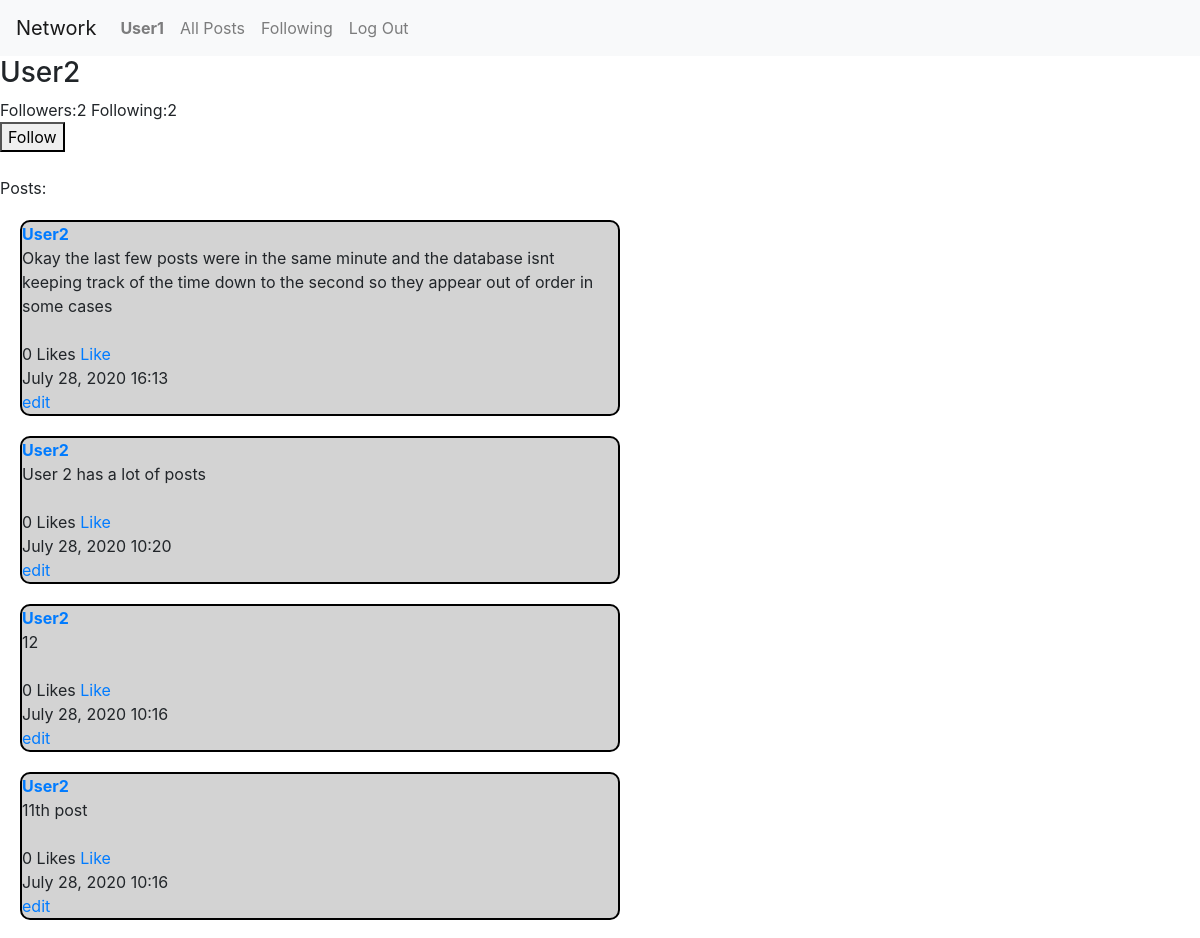
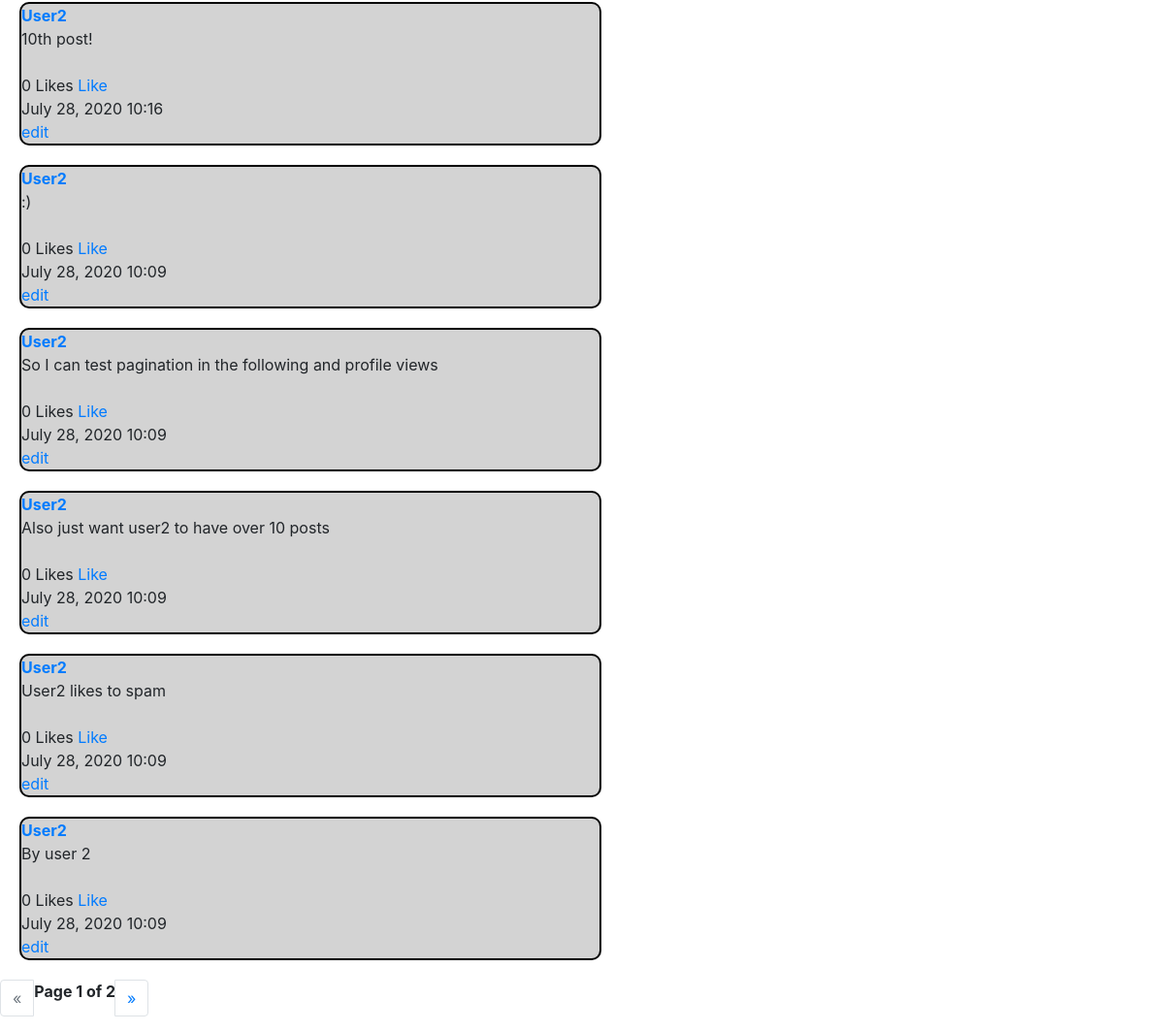
Page /User2 (signed in) on the committed database (2 pictures, top to bottom).
### network/models.py (models this page shows, shortened)
class User(AbstractUser):
    pass

class Post(models.Model):
    user = models.ForeignKey(User, on_delete=models.CASCADE, related_name="auth")
    post = models.CharField(max_length = 140)
    likes = models.IntegerField(default=0, blank=True, null=True)
    time = models.CharField(max_length = 40, null=True)
    class Meta:
        ordering = ['-time']

### network/views.py (the view, shortened to what this page needs)
# urls.py: path("<str:username>", views.profile, name="profile")
def profile(request, username):
    username = get_object_or_404(User, username=username)
    current_user = request.user
    current_user_following = username.user_following.filter(user_followed=current_user).exists()
    if current_user == username:
        user_self = True
    else:
        user_self = False
    if current_user_following:
        print(current_user, ' follows ', username, '?: ', current_user_following)
        follow_status = "Unfollow"
    else:
        print(current_user, ' follows ', username, '?: ', current_user_following)
        follow_status = "Follow"
    posts = Post.objects.filter(user_id=username).order_by('-id')
    paginator = Paginator(posts, 10)
    page = request.GET.get('page')
    posts = paginator.get_page(page)
    followers = username.user_following.all().count()
    following = username.user_followed.all().count()
    return render(request, "network/profile.html", {
    "username": username,
    "posts": posts,
    "follow_status": follow_status,
    "followers": followers,
    "following": following,
    "user_self": user_self
    })

### network/templates/network/profile.html (shortened to what this page needs)
{% extends "network/layout.html" %}
{% block body %}
{% if user.is_authenticated %}
<h3>{{ username }}</h3>
Followers:{{ followers }}
Following:{{ following }}
{% if user_self == True %}
<form class="follow" action="" method="post">
  <button type="submit" name="button"disabled>Follow</button>
  <input type="hidden" name="" value="follow_form">
  {% csrf_token %}
</form>
{% elif user_self == False %}
<form class="follow" action="" method="post">
  <button type="submit" name="button">{{ follow_status }}</button>
</form>
{% endif %}
<br>
Posts:
<br>
{% for post in posts %}
  <div class="post">
    <a href="{% url 'profile' username=post.user %}"><strong>{{ post.user }}</strong></a>
    <br>
    <div id="post-text">
      {{ post.post }}
    </div>
    <br>
    <div class="like">
      {{ post.likes }} Likes
      <a href=""class="likes">Like</a>
    </div>
    {{ post.time }}
    <br><a href="#"onclick="editPost()">edit</a>
  </div>
{% endfor %}
{% endif %}
{% endblock %}

### network/templates/network/layout.html (shortened to what this page needs)
{% load static %}
<!DOCTYPE html>
<html lang="en">
    <head>
        <link rel="stylesheet" href="https://stackpath.bootstrapcdn.com/bootstrap/4.4.1/css/bootstrap.min.css">
        <link href="{% static 'network/styles.css' %}" rel="stylesheet">
    </head>
    <body>
        <nav class="navbar navbar-expand-lg navbar-light bg-light">
            <a class="navbar-brand" href="#">Network</a>
            <div>
              <ul class="navbar-nav mr-auto">
                {% if user.is_authenticated %}
                    <li class="nav-item">
                        <a class="nav-link" href="{{ user.username }}"><strong>{{ user.username }}</strong></a>
                    </li>
                {% endif %}
                <li class="nav-item">
                  <a class="nav-link" href="{% url 'index' %}">All Posts</a>
                </li>
                {% if user.is_authenticated %}
                    <li class="nav-item">
                        <a class="nav-link" href="{% url 'following' %}">Following</a>
                    </li>
                    <li class="nav-item">
                        <a class="nav-link" href="{% url 'logout' %}">Log Out</a>
                    </li>
                {% endif %}
              </ul>
            </div>
          </nav>
        <div class="body">
            {% block body %}
            {% endblock %}
            {% if user.is_authenticated %}
            {% if posts %}
          <nav aria-label="Page navigation">
            <ul class="pagination">
              {% if posts.has_previous %}
              <li class="page-item">
              <a class="page-link " href="?page={{ posts.previous_page_number }}" aria-label="Previous">
              {% else %}
              <li class="page-item disabled">
              <a class="page-link " href="" aria-label="Previous">
              {% endif %}
                <span aria-hidden="true">&laquo;</span>
              </a>
            </li>
            <strong>Page {{ posts.number }} of {{ posts.paginator.num_pages }}</strong>
            {% if posts.has_next %}
            <li class="page-item">
              <a class="page-link" href="?page={{ posts.next_page_number }}" aria-label="Next">
            {% else %}
            <li class="page-item disabled">
              <a class="page-link" href="" aria-label="Next">
            {% endif %}
                <span aria-hidden="true">&raquo;</span>
              </a>
            </li>
          </ul>
        </nav>
        {% endif %}
        {% endif %}
        </div>
    </body>
</html>

### network/static/network/styles.css (style rules this page uses)
.post { background-color: lightgrey; border: 2px solid black; border-radius: 10px; margin: 20px; width: 50%; }

### rows in the picture
User: username "User1"
User: username "User2"
Post: user "User2", post "Okay the last few posts were in the same minute and the database isnt keeping track of the time down to the second so they appear out of order in some cases", likes "0", time "July 28, 2020 16:13"
Post: user "User2", post "User 2 has a lot of posts", likes "0", time "July 28, 2020 10:20"
Post: user "User2", post "12", likes "0", time "July 28, 2020 10:16"
Post: user "User2", post "11th post", likes "0", time "July 28, 2020 10:16"
Post: user "User2", post "10th post!", likes "0", time "July 28, 2020 10:16"
Post: user "User2", post ":)", likes "0", time "July 28, 2020 10:09"
Post: user "User2", post "So I can test pagination in the following and profile views", likes "0", time "July 28, 2020 10:09"
Post: user "User2", post "Also just want user2 to have over 10 posts", likes "0", time "July 28, 2020 10:09"
Post: user "User2", post "User2 likes to spam", likes "0", time "July 28, 2020 10:09"
Post: user "User2", post "By user 2", likes "0", time "July 28, 2020 10:09"

### other values in the picture
{{ followers }} "2"
{{ following }} "2"
{{ follow_status }} "Follow"
{{ posts.number }} "1"
{{ posts.paginator.num_pages }} "2"
